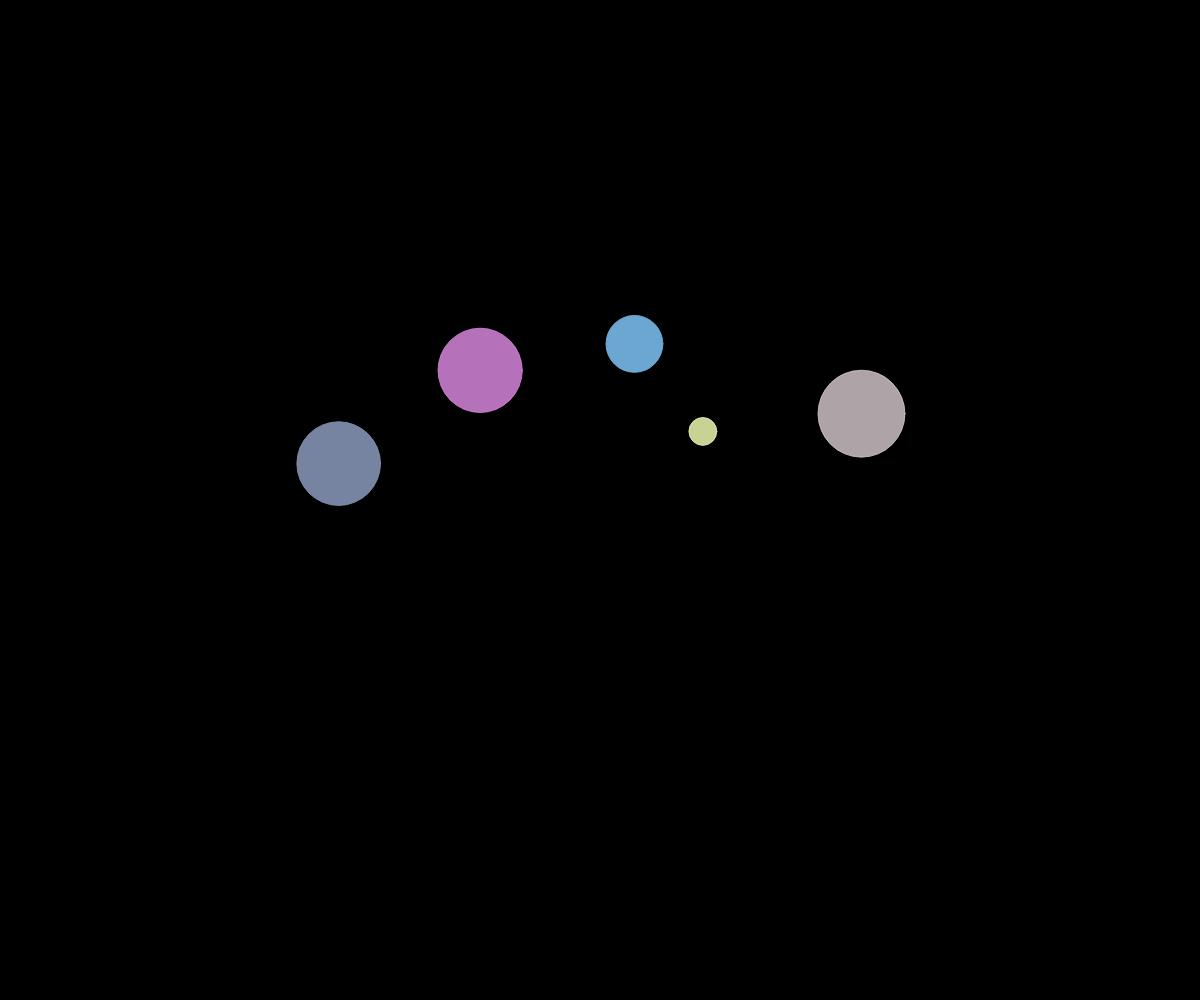
Frame 1 (no input)
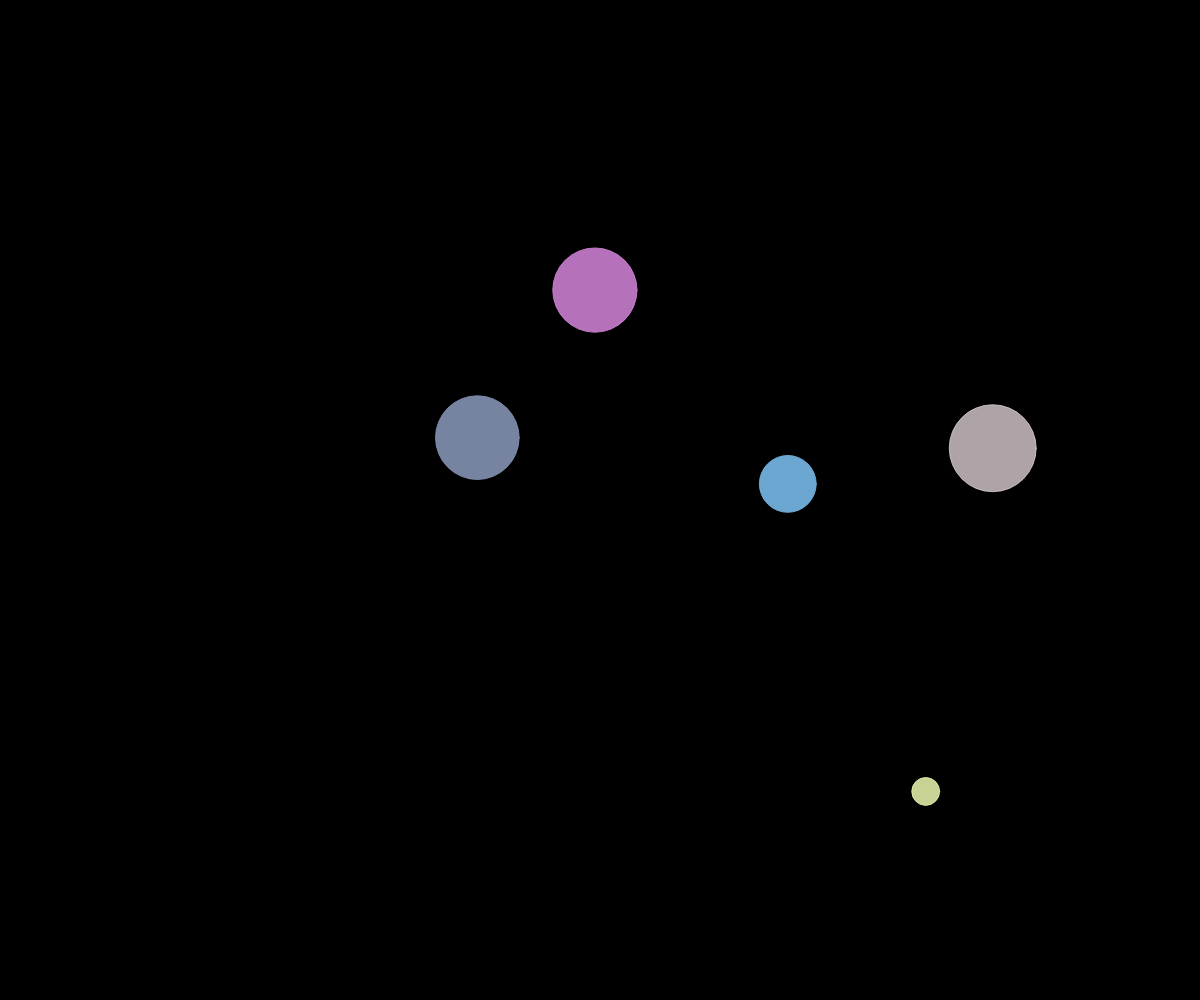
Frame 60 (no input)
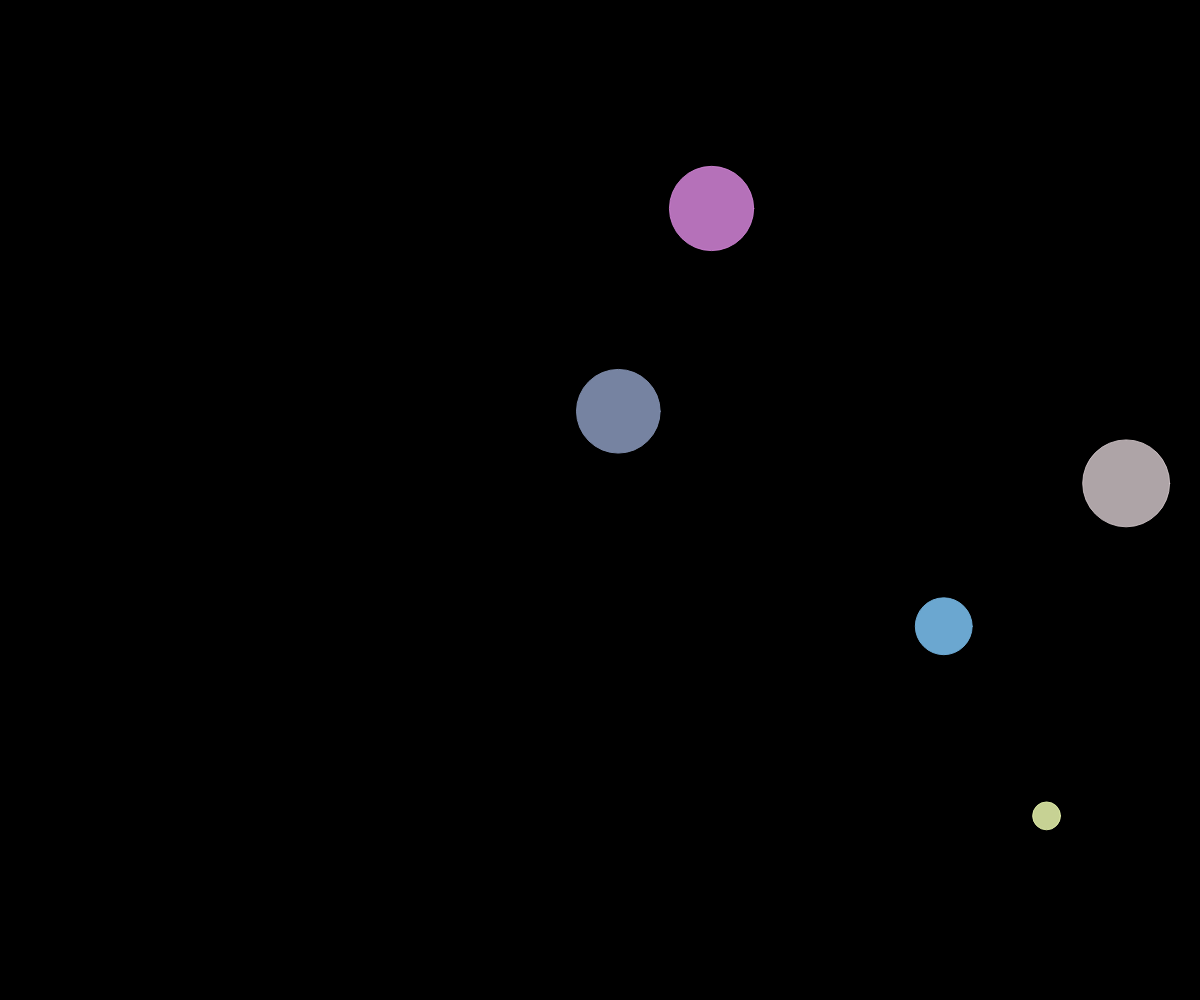
Frame 120 (the mouse pressed at the canvas centre since frame 60)

The p5.js sketch that drew these frames (run headless with seeded random() and noise() and a simulated clock; from frame 60 on, the mouse is pressed at the canvas centre):

// p5.js sketch
// ── sketch.js
var affected = []
var healthy = []
var population = []

function setup() {
    createCanvas(window.innerWidth, window.innerHeight)
    frameRate(30)
    initPopulation(5)
    // healthy.push(
    //         new Body(
    //             1,
    //             createVector(40, 200),
    //             40,
    //             createVector(-1, 0),
    //             color(0, 0, 255, 200),
    //             color(0, 0, 255, 200)
    //     ))
    // healthy.push(
    //         new Body(
    //             2,
    //             createVector(-40, 200),
    //             40,
    //             createVector(1, 0),
    //             color(255, 0, 0, 200),
    //             color(0, 0, 255, 200)
    //         ))

}

function draw() {
    background(0)
    translate(width/2, height/2)
    population.forEach(p => {
        population.forEach(op => {
            p.collideOther(op)
        })
        p.draw()
    })
    // healthy.forEach(p => {
    //     healthy.forEach(op => {
    //         p.collideOther(op)
    //     })
    //     p.draw()
    // })
}

function windowResized() {
    resizeCanvas(window.innerWidth, window.innerHeight);
}


function initPopulation(nb) {
    for (let i = 0; i < nb; i++) {
        let pColor = color(
            random(100, 255), random(100, 255), random(100, 255), random(200, 255))
        let pR = random(10, 50)
        let pVel = p5.Vector.random2D().mult(100).div(pR)
        population.push(
            new Body(
                i,
                createVector(random(-width / 4, width / 4), random(-height / 4, height / 4)),
                pR,
                pVel,
                pColor,
                pColor
            ))
        
    }
}
// ── body.js
class Body{
    constructor(id, pos, r, vel, fillColor, strokeColor) {
        this.id = id 
        this.pos = pos
        this.r = r
        this.mass = sqrt(r)
        this.vel = vel
        this.acc = createVector()
        this.fillColor = fillColor
        this.strokeColor = strokeColor
    }

    update() {
        this.collideEdges()
        this.vel.add(this.acc)
        this.pos.add(this.vel)
        this.acc = createVector()
    }

    applyForce(force) {
        this.acc.add(force.div(this.mass))
    }

    collideEdges() {
        if ((this.pos.x + this.r) > (width / 2) || (this.pos.x - this.r) < (-width / 2)) {
            this.vel.mult(createVector(-1, 0))
            this.pos.x 
        } else if ((this.pos.y + this.r) > (height / 2) || (this.pos.y - this.r) < (-height / 2)) {
            this.vel.mult(createVector(0, -1))
        }
    }

    collideOther(other) {
        if (this.id !== other.id && this.pos.copy().dist(other.pos) <= (this.r + other.r)) {
            this.vel.mult(-1)
        }
    }

    draw() {
        this.update()
        if (this.strokeColor) {
            stroke(this.strokeColor)
        } else {
            noStroke()
        }
        if (this.fillColor) {
            fill(this.fillColor)
        } else {
            noFill()
        }
        ellipse(this.pos.x, this.pos.y, this.r * 2, this.r * 2)
    }
}
// ── s.js
let v1
let v2

function setup() {
    createCanvas(window.innerWidth, window.innerHeight)
    frameRate(30)
    v1 = new Test(200, 200, 300, 300, color(255, 0, 0))
    v2 = new Test(200, 200, 400, 400, color(255, 255, 0))
}

class Test {
    constructor(c_x, c_y, x, y, color) {
        this.center = createVector(c_x, c_y)
        this.pos = createVector(x, y)
        this.color = color
    }

    draw() {
        stroke(this.color)
        line(this.center.x, this.center.y, this.pos.x, this.pos.y)
    }

    dot(other) {
        let d = this.pos.copy().dot(other.pos)
        let theta = acos(d / (this.pos.mag() * other.pos.mag()))
        return theta
    }

    sub(other) {
        push()
        stroke(color(255))
        translate(other.pos)
        let c = this.pos.copy().sub(other.pos)
        line(0, 0, c.x, c.y)
        textSize(16);
        text("C", 10+c.x/2, 10+c.y/2)
        pop()
    }

    drawAngle(other) {
        for (let i = 0; i < PI; i++) {
            let x = i * cos(i)
            let y = i * sin(i)
            push()
            translate(400, 400)
            stroke(255)
            strokeWeight(5)
            point(x, y)
            pop()
        }
    }
}

function draw() {
    background(0)
    v2.pos = createVector(mouseX, mouseY)
    
    v1.draw()
    v2.draw()
    v1.sub(v2)
    v1.drawAngle(v2)

    noStroke()
    fill(255)
    textSize(48);
    text("theta = " + round(v1.dot(v2), 4), 550, 200)
    text("theta = " + round(v1.pos.copy().angleBetween(v2.pos), 4), 550, 250)
}
// ── stylesheet.css
body {
  padding: 0px;
  margin: 0px;
  background-color: #000000
}
